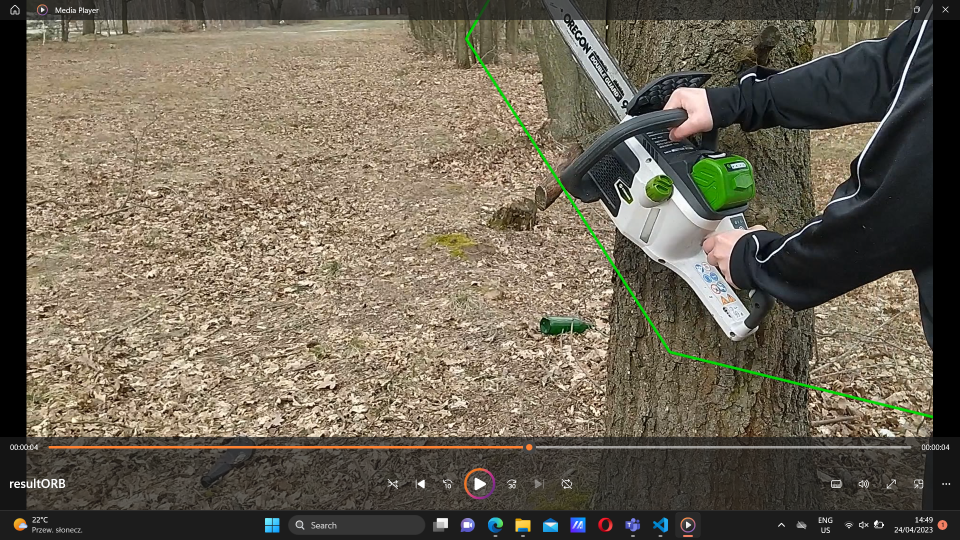
#> input picture wma03/wma03.png, 1920 x 1080 px, given in place of cleaning_bot.mp4, which was not available (shown at 1/2 size)
$ python EdgeAndCornerDetection.py
#> lines starting #> are read from the running program, lines starting #| are printed output that depends on the picture; after the words box and inside, x2 and y2 are one past the last pixel; in counts of white or black regions, pixels touching at a corner belong together; pictures that were not available may be replaced by others from this repository, and a replacement may not be noted
import cv2
import numpy as np

# Harris corner detection parameters
block_size = 2
ksize = 5
k = 0.04
threshold = 0.01

# Load video
cap = cv2.VideoCapture('cleaning_bot.mp4')

while True:
    # Read a new frame
    ret, frame = cap.read()
#> frame is the input picture: shape (1080, 1920, 3); mean B, G, R 86.5, 102.3, 111

    # Stop if video is finished
    if not ret:
        break

    # Convert frame to grayscale
    gray = cv2.cvtColor(frame, cv2.COLOR_BGR2GRAY)
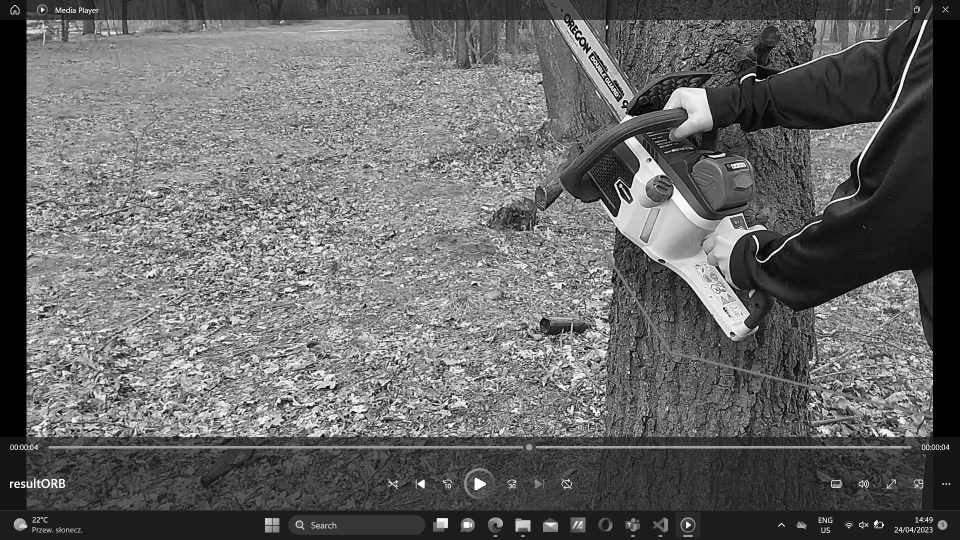
#> gray: shape (1080, 1920) (shown at 1/2 size); min 0, max 255, mean 103.1

    # Calculate Harris corner response
    dst = cv2.cornerHarris(gray, block_size, ksize, k)
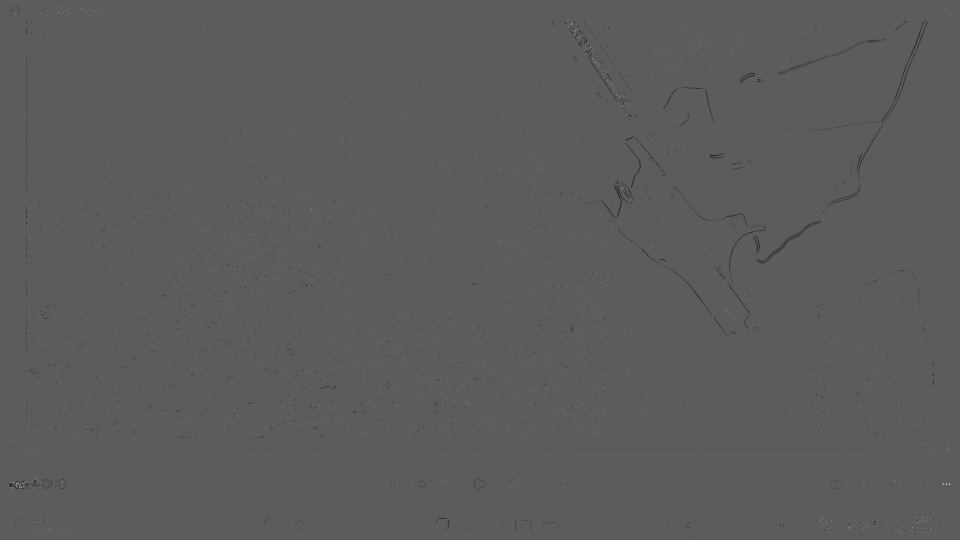
#> dst: shape (1080, 1920) float32 (shown at 1/2 size); min -2.34, max 4.11, mean -0.00386; drawn with min black and max white

    # Threshold corner response
    dst[dst < threshold * dst.max()] = 0
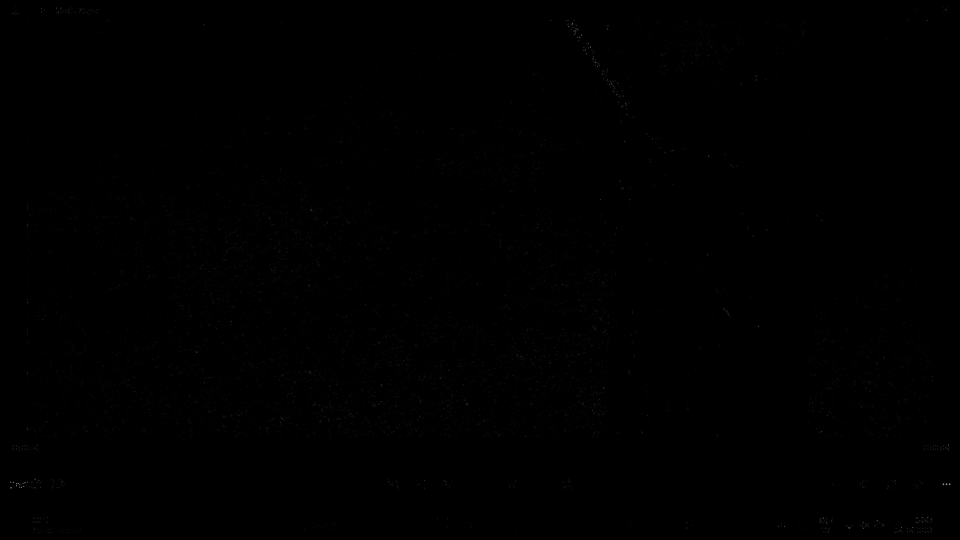
#> dst: shape (1080, 1920) float32 (shown at 1/2 size); min 0, max 4.11, mean 0.00449; drawn with min black and max white

    # Dilate corners to make them more visible
    dst = cv2.dilate(dst, None)

    # Draw corners as red dots
    frame[dst > 0.01 * dst.max()] = [0, 0, 255]
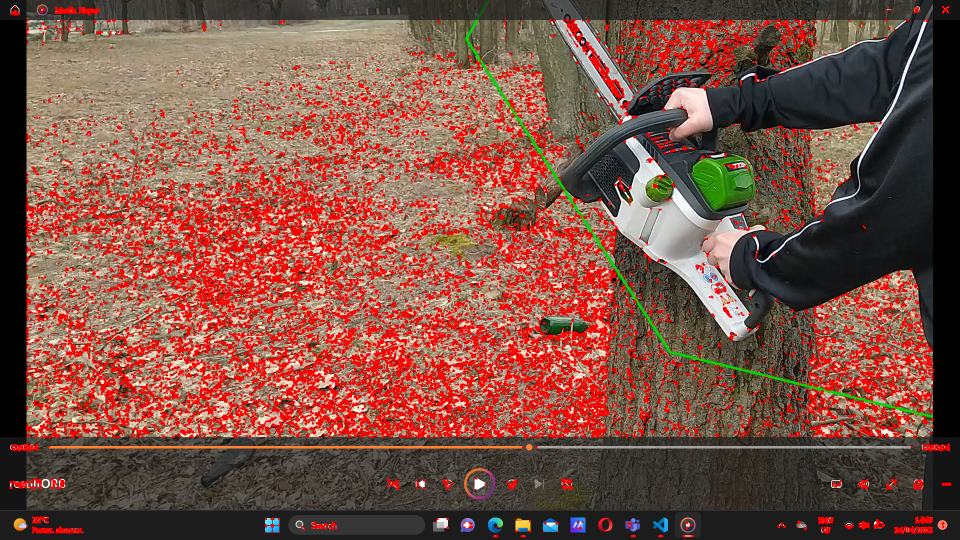
#> frame: shape (1080, 1920, 3) (shown at 1/2 size); 14.86% of pixels changed, all inside (x1, y1, x2, y2) = (19, 11, 1903, 1075)
    frame = cv2.dilate(frame, None, iterations=1) # Thickening the lines

    # Detect edges using Canny
    edges = cv2.Canny(gray, 100, 200)
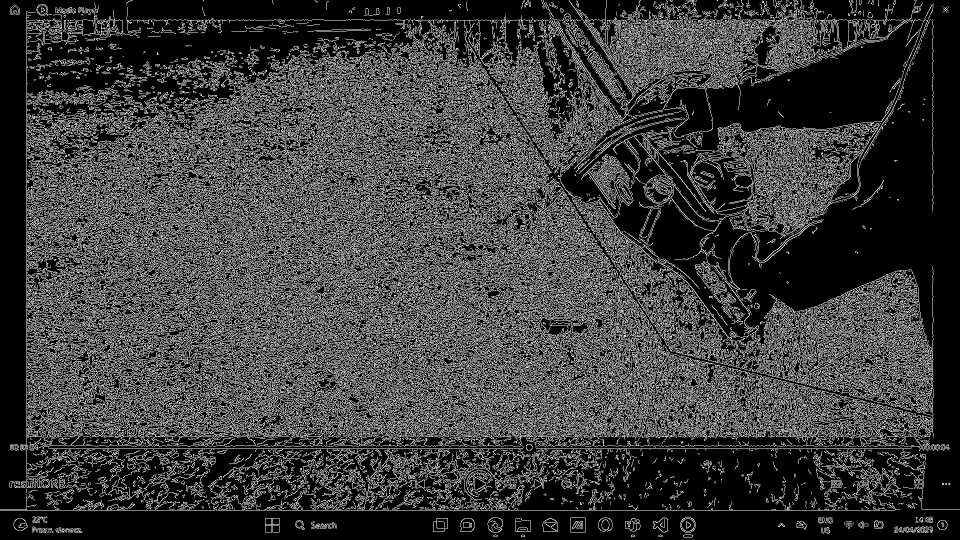
#> edges: shape (1080, 1920) (shown at 1/2 size); 23.4% white in thin lines or dots

    # Draw edges as white lines
    frame[edges > 0] = [255, 255, 255]
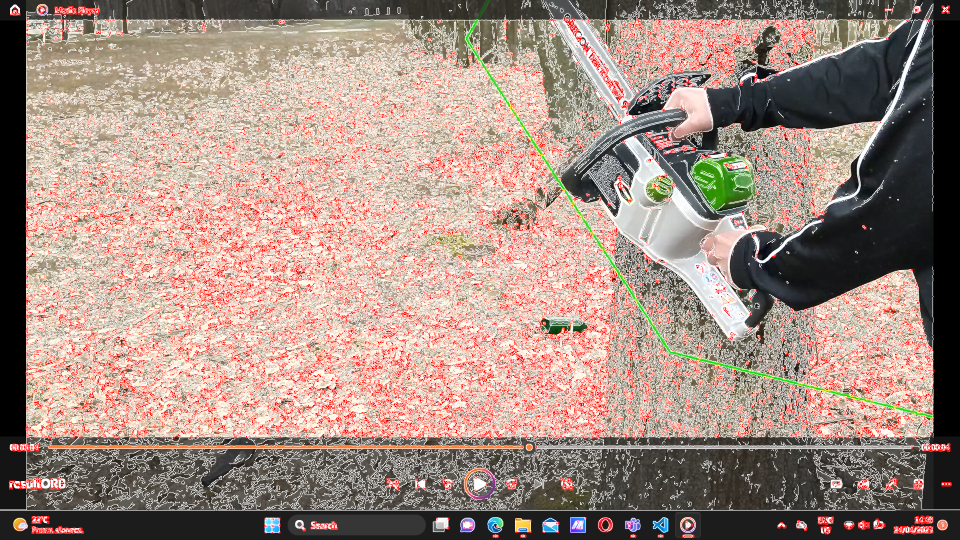
#> frame: shape (1080, 1920, 3) (shown at 1/2 size); mean B, G, R 130.4, 140.8, 164.7
    frame = cv2.dilate(frame, None, iterations=1) # Thickening the lines

      # resize the window to 960 x 540 pixels
    frame = cv2.resize(frame, (1280, 720))
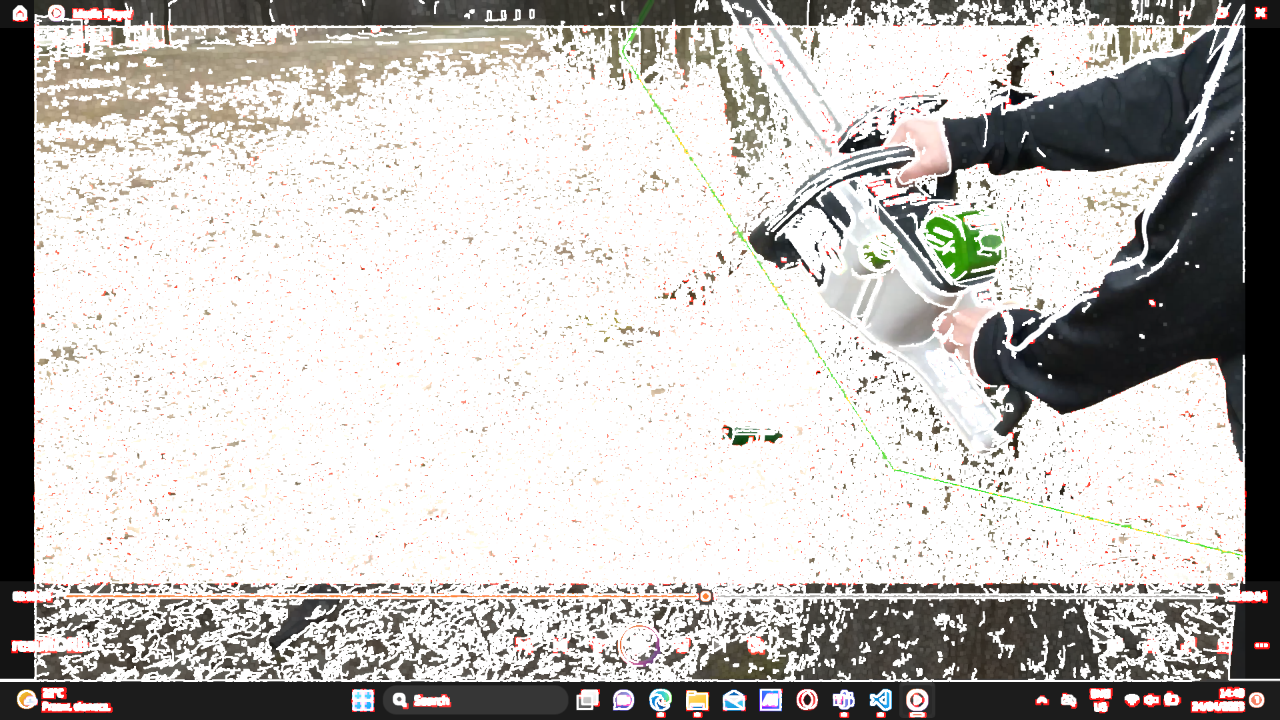
#> frame: shape (720, 1280, 3); mean B, G, R 188.4, 191, 193.6

    # Display result
    cv2.imshow('White lines and Red dots', frame)

    # Exit if user presses 'q'
    if cv2.waitKey(1) == ord('q'):
#> (key q is pressed here)
        break

# Release video capture and destroy all windows
cap.release()
cv2.destroyAllWindows()
